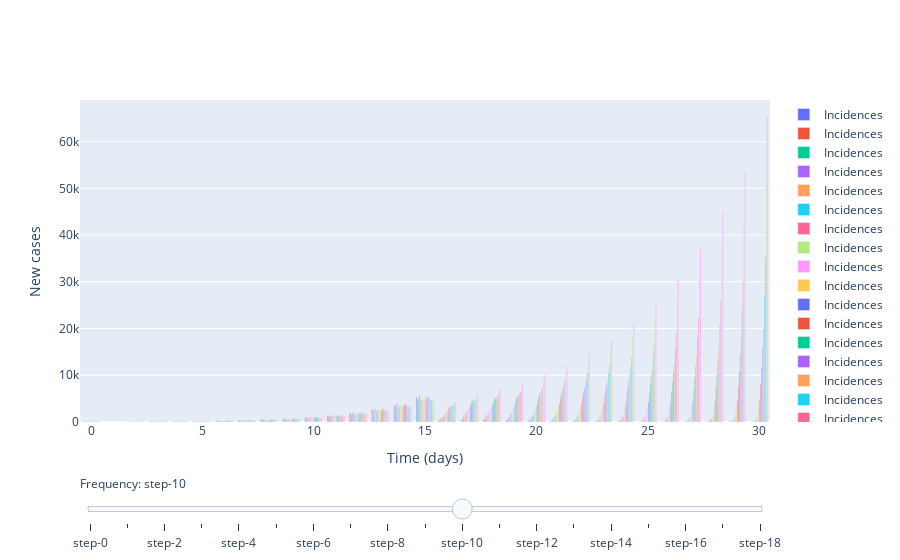

Here is the notebook cell this chart was saved with:
### Code cell
start_times = [0, 15]

parameters = 100 # initial number of cases

# Slider (transition time)
fig = go.Figure()

# Add traces, one for each slider step
for R0_2 in np.arange(0.1, 2, 0.1):
    new_rs = [3, R0_2]
    m.set_r_profile(new_rs, start_times)
    
    cases = m.simulate(parameters, times)
    
    fig.add_trace(
        go.Bar(
            x=times,
            y=cases,
            name='Incidences'
        )
        
#         go.Scatter(
#             visible=False,
#             line=dict(color="#00CED1", width=6),
#             name="𝜈 = " + str(step),
#             x=np.arange(0, 10, 0.01),
#             y=np.sin(step * np.arange(0, 10, 0.01)))
    )

# Make 10th trace visible
fig.data[10].visible = True

# Create and add slider
steps = []
for i in range(len(fig.data)):
    step = dict(
        method="update",
        args=[{"visible": [False] * len(fig.data)},
              {"title": "Slider switched to step: " + str(i)}],  # layout attribute
    )
    step["args"][0]["visible"][i] = True  # Toggle i'th trace to "visible"
    steps.append(step)

sliders = [dict(
    active=10,
    currentvalue={"prefix": "Frequency: "},
    pad={"t": 50},
    steps=steps
)]

fig.update_layout(
    sliders=sliders
)

# Add axis labels
fig.update_layout(
    xaxis_title='Time (days)',
    yaxis_title='New cases'
)

fig.show()

### Figure 1 — Plotly figure (JSON) as saved in the notebook; plotly's stock layout.template omitted (floating-point values rounded to 4 significant figures)
{"data": [{"name": "Incidences", "type": "bar", "x": [0, 1, 2, 3, 4, 5, 6, 7, 8, 9, 10, 11, 12, 13, 14, 15, 16, 17, 18, 19, 20, 21, 22, 23, 24, 25, 26, 27, 28, 29, 30], "y": [100, 0, 72, 103, 109, 207, 249, 365, 514, 718, 977, 1402, 1894, 2734, 3642, 5286, 240, 324, 305, 193, 120, 76, 48, 27, 11, 9, 4, 1, 2, 0, 1]}, {"name": "Incidences", "type": "bar", "x": [0, 1, 2, 3, 4, 5, 6, 7, 8, 9, 10, 11, 12, 13, 14, 15, 16, 17, 18, 19, 20, 21, 22, 23, 24, 25, 26, 27, 28, 29, 30], "y": [100, 0, 75, 84, 140, 175, 235, 324, 467, 635, 944, 1221, 1822, 2502, 3381, 4811, 463, 607, 577, 392, 263, 185, 113, 91, 67, 36, 29, 22, 9, 11, 7]}, {"name": "Incidences", "type": "bar", "x": [0, 1, 2, 3, 4, 5, 6, 7, 8, 9, 10, 11, 12, 13, 14, 15, 16, 17, 18, 19, 20, 21, 22, 23, 24, 25, 26, 27, 28, 29, 30], "y": [100, 0, 65, 81, 114, 156, 201, 319, 414, 586, 863, 1152, 1594, 2200, 3097, 4275, 555, 802, 770, 561, 429, 283, 247, 162, 108, 97, 76, 43, 34, 26, 16]}, {"name": "Incidences", "type": "bar", "x": [0, 1, 2, 3, 4, 5, 6, 7, 8, 9, 10, 11, 12, 13, 14, 15, 16, 17, 18, 19, 20, 21, 22, 23, 24, 25, 26, 27, 28, 29, 30], "y": [100, 0, 67, 102, 144, 186, 286, 376, 544, 763, 1085, 1501, 2033, 2859, 4002, 5565, 1007, 1538, 1327, 1048, 860, 636, 499, 382, 333, 251, 185, 154, 113, 111, 68]}, {"name": "Incidences", "type": "bar", "x": [0, 1, 2, 3, 4, 5, 6, 7, 8, 9, 10, 11, 12, 13, 14, 15, 16, 17, 18, 19, 20, 21, 22, 23, 24, 25, 26, 27, 28, 29, 30], "y": [100, 0, 66, 88, 114, 167, 209, 336, 426, 615, 839, 1166, 1600, 2237, 3089, 4368, 1033, 1368, 1291, 1124, 873, 734, 621, 528, 419, 365, 313, 255, 222, 161, 145]}, {"name": "Incidences", "type": "bar", "x": [0, 1, 2, 3, 4, 5, 6, 7, 8, 9, 10, 11, 12, 13, 14, 15, 16, 17, 18, 19, 20, 21, 22, 23, 24, 25, 26, 27, 28, 29, 30], "y": [100, 0, 69, 85, 110, 177, 225, 324, 456, 608, 865, 1212, 1757, 2353, 3286, 4695, 1299, 1800, 1781, 1494, 1232, 1101, 987, 820, 766, 653, 578, 507, 424, 367, 345]}, {"name": "Incidences", "type": "bar", "x": [0, 1, 2, 3, 4, 5, 6, 7, 8, 9, 10, 11, 12, 13, 14, 15, 16, 17, 18, 19, 20, 21, 22, 23, 24, 25, 26, 27, 28, 29, 30], "y": [100, 0, 76, 69, 126, 173, 216, 336, 503, 638, 939, 1273, 1780, 2489, 3460, 4809, 1591, 2250, 2194, 1936, 1725, 1590, 1414, 1263, 1133, 1059, 931, 844, 766, 667, 620]}, {"name": "Incidences", "type": "bar", "x": [0, 1, 2, 3, 4, 5, 6, 7, 8, 9, 10, 11, 12, 13, 14, 15, 16, 17, 18, 19, 20, 21, 22, 23, 24, 25, 26, 27, 28, 29, 30], "y": [100, 0, 65, 85, 99, 160, 223, 311, 414, 633, 855, 1151, 1596, 2264, 3058, 4454, 1580, 2436, 2348, 2090, 1988, 1879, 1740, 1711, 1534, 1522, 1359, 1330, 1251, 1147, 1081]}, {"name": "Incidences", "type": "bar", "x": [0, 1, 2, 3, 4, 5, 6, 7, 8, 9, 10, 11, 12, 13, 14, 15, 16, 17, 18, 19, 20, 21, 22, 23, 24, 25, 26, 27, 28, 29, 30], "y": [100, 0, 75, 80, 131, 195, 238, 340, 444, 704, 929, 1331, 1742, 2537, 3397, 4845, 2060, 2897, 2978, 2681, 2611, 2563, 2472, 2419, 2422, 2243, 2286, 2164, 2013, 2027, 2049]}, {"name": "Incidences", "type": "bar", "x": [0, 1, 2, 3, 4, 5, 6, 7, 8, 9, 10, 11, 12, 13, 14, 15, 16, 17, 18, 19, 20, 21, 22, 23, 24, 25, 26, 27, 28, 29, 30], "y": [100, 0, 82, 96, 142, 212, 260, 396, 506, 752, 1068, 1394, 2074, 2829, 3832, 5561, 2489, 3516, 3709, 3505, 3609, 3594, 3457, 3685, 3601, 3580, 3648, 3638, 3528, 3708, 3660]}, {"name": "Incidences", "type": "bar", "visible": true, "x": [0, 1, 2, 3, 4, 5, 6, 7, 8, 9, 10, 11, 12, 13, 14, 15, 16, 17, 18, 19, 20, 21, 22, 23, 24, 25, 26, 27, 28, 29, 30], "y": [100, 0, 60, 105, 104, 177, 216, 318, 465, 657, 885, 1201, 1712, 2382, 3391, 4655, 2332, 3371, 3515, 3487, 3652, 3775, 3851, 3931, 4044, 4216, 4180, 4403, 4515, 4640, 4755]}, {"name": "Incidences", "type": "bar", "x": [0, 1, 2, 3, 4, 5, 6, 7, 8, 9, 10, 11, 12, 13, 14, 15, 16, 17, 18, 19, 20, 21, 22, 23, 24, 25, 26, 27, 28, 29, 30], "y": [100, 0, 89, 92, 116, 226, 239, 395, 508, 696, 1019, 1371, 1950, 2811, 3733, 5275, 3015, 4164, 4426, 4531, 4778, 5066, 5356, 5653, 6024, 6152, 6527, 6891, 7438, 7719, 8132]}, {"name": "Incidences", "type": "bar", "x": [0, 1, 2, 3, 4, 5, 6, 7, 8, 9, 10, 11, 12, 13, 14, 15, 16, 17, 18, 19, 20, 21, 22, 23, 24, 25, 26, 27, 28, 29, 30], "y": [100, 0, 77, 115, 128, 206, 267, 382, 534, 713, 1031, 1429, 1949, 2797, 3774, 5325, 3330, 4511, 4960, 5216, 5641, 5980, 6511, 6874, 7536, 8079, 8558, 9261, 10099, 10768, 11616]}, {"name": "Incidences", "type": "bar", "x": [0, 1, 2, 3, 4, 5, 6, 7, 8, 9, 10, 11, 12, 13, 14, 15, 16, 17, 18, 19, 20, 21, 22, 23, 24, 25, 26, 27, 28, 29, 30], "y": [100, 0, 84, 92, 142, 186, 264, 359, 512, 751, 972, 1361, 1884, 2676, 3593, 5014, 3281, 4590, 5076, 5551, 6085, 6748, 7340, 8133, 8968, 9741, 10814, 11911, 13212, 14420, 15968]}, {"name": "Incidences", "type": "bar", "x": [0, 1, 2, 3, 4, 5, 6, 7, 8, 9, 10, 11, 12, 13, 14, 15, 16, 17, 18, 19, 20, 21, 22, 23, 24, 25, 26, 27, 28, 29, 30], "y": [100, 0, 72, 103, 128, 181, 256, 345, 434, 697, 893, 1230, 1794, 2469, 3445, 4641, 3243, 4510, 5197, 5544, 6314, 7061, 7963, 8993, 10179, 11109, 12520, 14243, 15856, 18074, 19965]}, {"name": "Incidences", "type": "bar", "x": [0, 1, 2, 3, 4, 5, 6, 7, 8, 9, 10, 11, 12, 13, 14, 15, 16, 17, 18, 19, 20, 21, 22, 23, 24, 25, 26, 27, 28, 29, 30], "y": [100, 0, 66, 84, 115, 178, 216, 360, 446, 623, 910, 1185, 1724, 2360, 3347, 4708, 3518, 4672, 5518, 6187, 7039, 8097, 9214, 10467, 12134, 13804, 15800, 18029, 20797, 23704, 26947]}, {"name": "Incidences", "type": "bar", "x": [0, 1, 2, 3, 4, 5, 6, 7, 8, 9, 10, 11, 12, 13, 14, 15, 16, 17, 18, 19, 20, 21, 22, 23, 24, 25, 26, 27, 28, 29, 30], "y": [100, 0, 62, 85, 108, 157, 204, 302, 440, 593, 835, 1165, 1656, 2269, 3174, 4506, 3525, 4808, 5749, 6543, 7470, 8880, 10456, 12085, 13925, 16441, 19144, 22317, 25967, 30004, 35367]}, {"name": "Incidences", "type": "bar", "x": [0, 1, 2, 3, 4, 5, 6, 7, 8, 9, 10, 11, 12, 13, 14, 15, 16, 17, 18, 19, 20, 21, 22, 23, 24, 25, 26, 27, 28, 29, 30], "y": [100, 0, 77, 96, 157, 188, 248, 353, 528, 656, 929, 1374, 1834, 2499, 3534, 4839, 4108, 5652, 6856, 7777, 9257, 11130, 12938, 15656, 18447, 21956, 25754, 30715, 36660, 42919, 51076]}, {"name": "Incidences", "type": "bar", "x": [0, 1, 2, 3, 4, 5, 6, 7, 8, 9, 10, 11, 12, 13, 14, 15, 16, 17, 18, 19, 20, 21, 22, 23, 24, 25, 26, 27, 28, 29, 30], "y": [100, 0, 62, 95, 118, 160, 268, 303, 487, 653, 905, 1277, 1789, 2418, 3360, 4703, 4176, 5805, 7041, 8151, 10081, 12017, 14735, 17441, 21234, 25355, 30762, 36982, 44867, 53478, 65452]}], "layout": {"sliders": [{"active": 10, "currentvalue": {"prefix": "Frequency: "}, "pad": {"t": 50}, "steps": [{"args": [{"visible": [true, false, false, false, false, false, false, false, false, false, false, false, false, false, false, false, false, false, false]}, {"title": "Slider switched to step: 0"}], "method": "update"}, {"args": [{"visible": [false, true, false, false, false, false, false, false, false, false, false, false, false, false, false, false, false, false, false]}, {"title": "Slider switched to step: 1"}], "method": "update"}, {"args": [{"visible": [false, false, true, false, false, false, false, false, false, false, false, false, false, false, false, false, false, false, false]}, {"title": "Slider switched to step: 2"}], "method": "update"}, {"args": [{"visible": [false, false, false, true, false, false, false, false, false, false, false, false, false, false, false, false, false, false, false]}, {"title": "Slider switched to step: 3"}], "method": "update"}, {"args": [{"visible": [false, false, false, false, true, false, false, false, false, false, false, false, false, false, false, false, false, false, false]}, {"title": "Slider switched to step: 4"}], "method": "update"}, {"args": [{"visible": [false, false, false, false, false, true, false, false, false, false, false, false, false, false, false, false, false, false, false]}, {"title": "Slider switched to step: 5"}], "method": "update"}, {"args": [{"visible": [false, false, false, false, false, false, true, false, false, false, false, false, false, false, false, false, false, false, false]}, {"title": "Slider switched to step: 6"}], "method": "update"}, {"args": [{"visible": [false, false, false, false, false, false, false, true, false, false, false, false, false, false, false, false, false, false, false]}, {"title": "Slider switched to step: 7"}], "method": "update"}, {"args": [{"visible": [false, false, false, false, false, false, false, false, true, false, false, false, false, false, false, false, false, false, false]}, {"title": "Slider switched to step: 8"}], "method": "update"}, {"args": [{"visible": [false, false, false, false, false, false, false, false, false, true, false, false, false, false, false, false, false, false, false]}, {"title": "Slider switched to step: 9"}], "method": "update"}, {"args": [{"visible": [false, false, false, false, false, false, false, false, false, false, true, false, false, false, false, false, false, false, false]}, {"title": "Slider switched to step: 10"}], "method": "update"}, {"args": [{"visible": [false, false, false, false, false, false, false, false, false, false, false, true, false, false, false, false, false, false, false]}, {"title": "Slider switched to step: 11"}], "method": "update"}, {"args": [{"visible": [false, false, false, false, false, false, false, false, false, false, false, false, true, false, false, false, false, false, false]}, {"title": "Slider switched to step: 12"}], "method": "update"}, {"args": [{"visible": [false, false, false, false, false, false, false, false, false, false, false, false, false, true, false, false, false, false, false]}, {"title": "Slider switched to step: 13"}], "method": "update"}, {"args": [{"visible": [false, false, false, false, false, false, false, false, false, false, false, false, false, false, true, false, false, false, false]}, {"title": "Slider switched to step: 14"}], "method": "update"}, {"args": [{"visible": [false, false, false, false, false, false, false, false, false, false, false, false, false, false, false, true, false, false, false]}, {"title": "Slider switched to step: 15"}], "method": "update"}, {"args": [{"visible": [false, false, false, false, false, false, false, false, false, false, false, false, false, false, false, false, true, false, false]}, {"title": "Slider switched to step: 16"}], "method": "update"}, {"args": [{"visible": [false, false, false, false, false, false, false, false, false, false, false, false, false, false, false, false, false, true, false]}, {"title": "Slider switched to step: 17"}], "method": "update"}, {"args": [{"visible": [false, false, false, false, false, false, false, false, false, false, false, false, false, false, false, false, false, false, true]}, {"title": "Slider switched to step: 18"}], "method": "update"}]}], "xaxis": {"title": {"text": "Time (days)"}}, "yaxis": {"title": {"text": "New cases"}}}}
